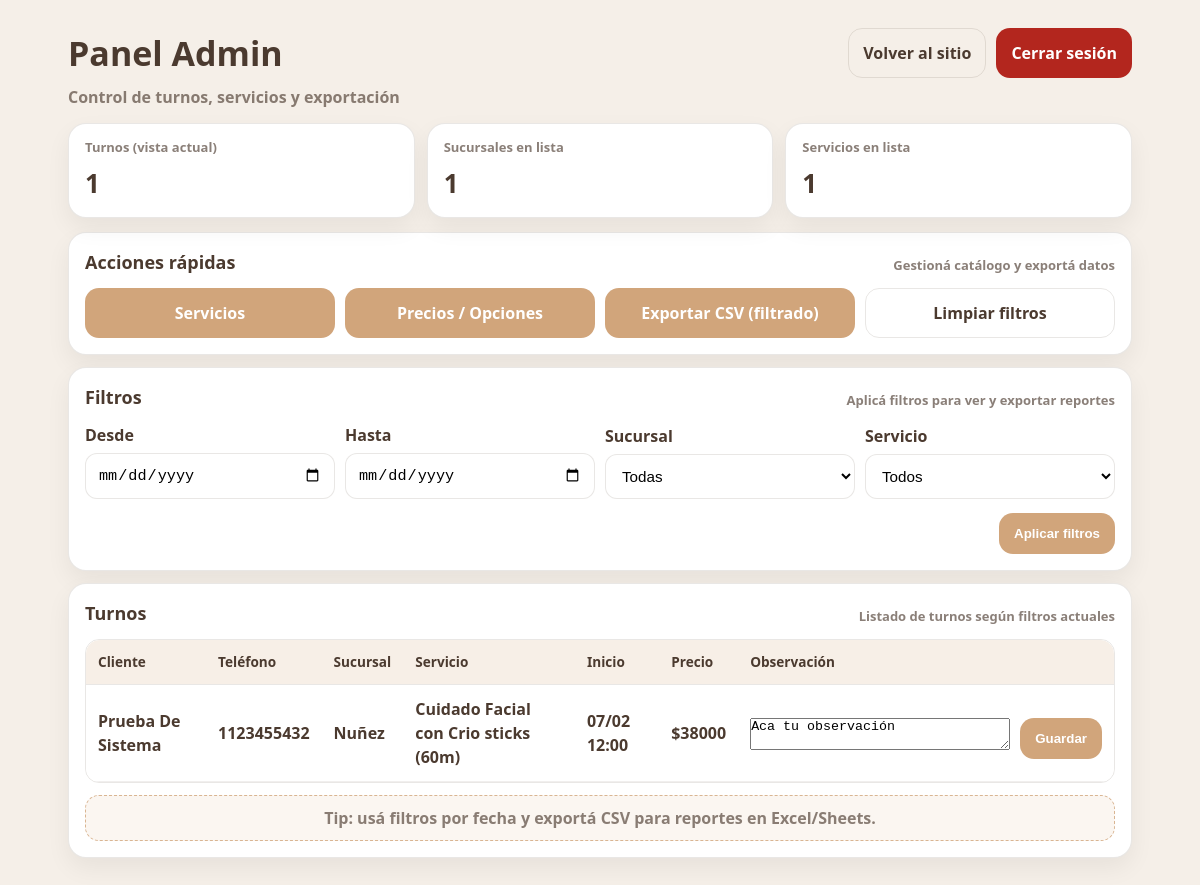
/admin (signed in), run on the app's committed database.
### app.py (models this page shows)
class Turno(db.Model):
    id = db.Column(db.Integer, primary_key=True)
    nombre = db.Column(db.String(120), nullable=False)
    sucursal = db.Column(db.String(60), nullable=False)
    opcion_id = db.Column(db.Integer, db.ForeignKey("servicio_opcion.id"), nullable=False)
    servicio_nombre = db.Column(db.String(120), nullable=False)
    duracion = db.Column(db.Integer, nullable=False)
    precio = db.Column(db.Integer, nullable=False)
    inicio = db.Column(db.DateTime, nullable=False)
    fin = db.Column(db.DateTime, nullable=False)
    telefono = db.Column(db.String(30), nullable=False, default="")
    observacion = db.Column(db.Text, nullable=True, default="")
    creado_en = db.Column(db.DateTime, default=datetime.now)

### app.py (the view)
@app.route("/admin")
@admin_required
def admin_panel():
    date_from = (request.args.get("from") or "").strip()   # YYYY-MM-DD
    date_to = (request.args.get("to") or "").strip()       # YYYY-MM-DD
    sucursal = (request.args.get("sucursal") or "").strip()
    servicio = (request.args.get("servicio") or "").strip()
    def parse_ymd(s):
        try:
            return datetime.strptime(s, "%Y-%m-%d")
        except Exception:
            return None
    q = Turno.query
    df = parse_ymd(date_from)
    dt = parse_ymd(date_to)
    if df:
        q = q.filter(Turno.inicio >= df)
    if dt:
        q = q.filter(Turno.inicio < (dt + timedelta(days=1)))
    if sucursal:
        q = q.filter(Turno.sucursal == sucursal)
    if servicio:
        q = q.filter(Turno.servicio_nombre == servicio)
    turnos = q.order_by(Turno.inicio.desc()).all()
    sucursales = [r[0] for r in db.session.query(Turno.sucursal).distinct().order_by(Turno.sucursal).all()]
    servicios = [r[0] for r in db.session.query(Turno.servicio_nombre).distinct().order_by(Turno.servicio_nombre).all()]
    return render_template(
        "admin_panel.html",
        turnos=turnos,
        sucursales=sucursales,
        servicios=servicios,
        filtros={
            "from": date_from,
            "to": date_to,
            "sucursal": sucursal,
            "servicio": servicio
        }
    )

### app.py (called while the page is built)
def admin_required(f):
    @wraps(f)
    def wrapper(*args, **kwargs):
        if not session.get("is_admin"):
            return redirect(url_for("admin_login"))
        return f(*args, **kwargs)
    return wrapper

### templates/admin_panel.html (shortened to what this page needs)
<!DOCTYPE html>
<html lang="es">
<head>
  <link rel="stylesheet" href="/static/style.css">
</head>
<body>
  <div class="admin-shell">
    <header class="admin-header">
      <div>
        <h1 class="admin-title">Panel Admin</h1>
        <p class="admin-subtitle">Control de turnos, servicios y exportación</p>
      </div>
      <div class="admin-header-actions">
        <a class="btn btn-ghost" href="/">Volver al sitio</a>
        <a class="btn btn-danger" href="/admin/logout">Cerrar sesión</a>
      </div>
    </header>
    <section class="kpi-grid">
      <div class="kpi-card">
        <div class="kpi-label">Turnos (vista actual)</div>
        <div class="kpi-value">{{ turnos|length }}</div>
      </div>
      <div class="kpi-card">
        <div class="kpi-label">Sucursales en lista</div>
        <div class="kpi-value">{{ sucursales|length }}</div>
      </div>
      <div class="kpi-card">
        <div class="kpi-label">Servicios en lista</div>
        <div class="kpi-value">{{ servicios|length }}</div>
      </div>
    </section>
    <section class="panel-card">
      <div class="panel-head">
        <h2>Acciones rápidas</h2>
        <p>Gestioná catálogo y exportá datos</p>
      </div>
      <div class="actions-grid">
        <a class="btn btn-primary" href="/admin/servicios">Servicios</a>
        <a class="btn btn-primary" href="/admin/opciones">Precios / Opciones</a>
        <a class="btn btn-primary"
           href="/admin/export/turnos.csv?from={{ filtros['from'] }}&to={{ filtros['to'] }}&sucursal={{ filtros['sucursal'] }}&servicio={{ filtros['servicio'] }}">
          Exportar CSV (filtrado)
        </a>
        <a class="btn btn-ghost" href="/admin">Limpiar filtros</a>
      </div>
    </section>
    <section class="panel-card">
      <div class="panel-head">
        <h2>Filtros</h2>
        <p>Aplicá filtros para ver y exportar reportes</p>
      </div>
      <form class="filters-grid" method="GET" action="/admin">
        <div class="field">
          <label>Desde</label>
          <input type="date" name="from" value="{{ filtros['from'] }}">
        </div>
        <div class="field">
          <label>Hasta</label>
          <input type="date" name="to" value="{{ filtros['to'] }}">
        </div>
        <div class="field">
          <label>Sucursal</label>
          <select name="sucursal">
            <option value="">Todas</option>
          </select>
        </div>
        <div class="field">
          <label>Servicio</label>
          <select name="servicio">
            <option value="">Todos</option>
          </select>
        </div>
        <div class="filters-actions">
          <button class="btn btn-primary" type="submit">Aplicar filtros</button>
        </div>
      </form>
    </section>
    <section class="panel-card">
      <div class="panel-head">
        <h2>Turnos</h2>
        <p>Listado de turnos según filtros actuales</p>
      </div>
      <div class="table-wrap">
        <table class="admin-table">
          <thead>
            <tr>
              <th>Cliente</th>
              <th>Teléfono</th>
              <th>Sucursal</th>
              <th>Servicio</th>
              <th>Inicio</th>
              <th>Precio</th>
              <th>Observación</th>
            </tr>
          </thead>
          <tbody>
            {% for t in turnos %}
              <tr>
                <td>{{ t.nombre }}</td>
                <td>{{ t.telefono }}</td>
                <td>{{ t.sucursal }}</td>
                <td>{{ t.servicio_nombre }} ({{ t.duracion }}m)</td>
                <td>{{ t.inicio.strftime('%d/%m %H:%M') }}</td>
                <td>${{ t.precio }}</td>
                <td style="min-width:260px;">
                  <form method="POST" action="/admin/turno/{{ t.id }}/observacion" style="display:flex; gap:10px; align-items:flex-start;">
                    <textarea name="observacion" class="textarea" rows="2" style="min-width:260px; flex:1;">{{ t.observacion or "" }}</textarea>
                    <button type="submit" class="btn btn-primary" style="white-space:nowrap;">Guardar</button>
                  </form>
                </td>
              </tr>
            {% else %}
              <tr>
                <td colspan="6" class="empty-row">No hay turnos para los filtros seleccionados.</td>
              </tr>
            {% endfor %}
          </tbody>
        </table>
      </div>
      <div class="hint" style="text-align: center;">
        Tip: usá filtros por fecha y exportá CSV para reportes en Excel/Sheets.
      </div>
    </section>
  </div>
</body>
</html>

### data on the page
Turno: nombre "Prueba De Sistema", telefono "1123455432", sucursal "Nuñez", servicio_nombre "Cuidado Facial con Crio sticks", duracion "60", inicio "07/02 12:00", precio "38000", observacion "Aca tu observación"

### other printed values
{{ turnos|length }} "1"
{{ sucursales|length }} "1"
{{ servicios|length }} "1"
